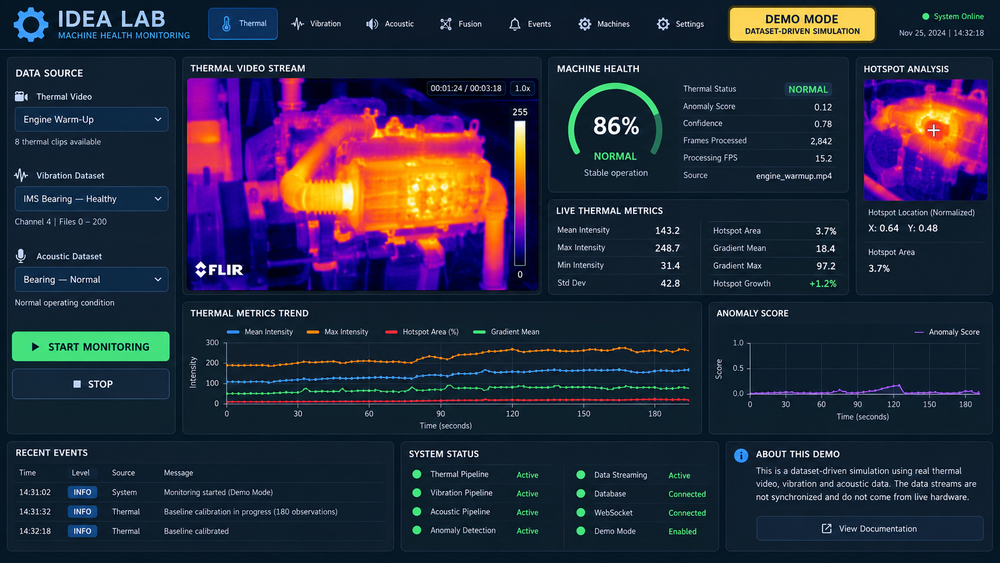
#> input picture ChatGPT Image Sep 16, 2026, 09_20_57 PM.png, 1000 x 563 px, shrunk from 1672 x 941 before the run
$ python -i features.py   (imports and definitions only)   (older library calls are emulated)
#> lines starting #> are read from the running program, lines starting #| are printed output that depends on the picture; after the words box and inside, x2 and y2 are one past the last pixel; in counts of white or black regions, pixels touching at a corner belong together
"""Thermal frame feature extraction.

Operates on intensity (grayscale) values. Since none of the current demo
videos carry radiometric calibration, all "intensity" values are relative
brightness, not degrees - callers must not present them as °C unless
`ThermalFrame.is_radiometric` is True.
"""
from __future__ import annotations

import cv2
import numpy as np
from pydantic import BaseModel


class ThermalFeatures(BaseModel):
    mean_intensity: float
    max_intensity: float
    min_intensity: float
    std_intensity: float
    hotspot_threshold: float
    hotspot_pixel_count: int
    hotspot_area_fraction: float
    hotspot_centroid_x: float | None = None
    hotspot_centroid_y: float | None = None
    gradient_mean: float
    gradient_max: float
    is_radiometric: bool = False


def _to_grayscale(image: np.ndarray) -> np.ndarray:
    if image.ndim == 2:
        return image.astype(np.float64)
    if image.ndim == 3 and image.shape[2] == 3:
        return cv2.cvtColor(image, cv2.COLOR_RGB2GRAY).astype(np.float64)
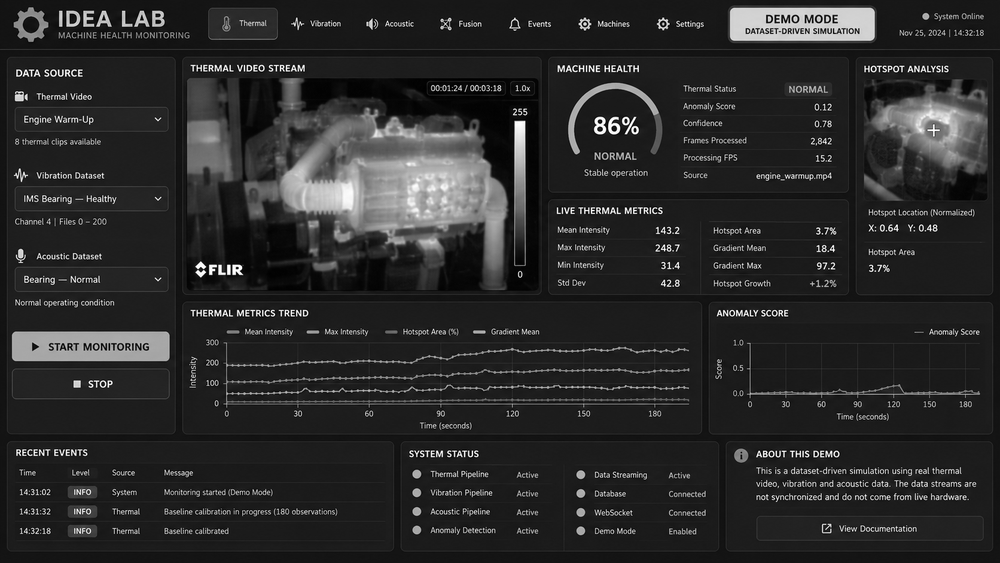
#> returned value: shape (563, 1000) float64; min 0, max 255, mean 42.6
    raise ValueError(f"Unsupported thermal frame shape: {image.shape}")


def extract_thermal_features(
    image: np.ndarray,
    hotspot_percentile: float = 99.0,
    is_radiometric: bool = False,
    roi: tuple[int, int, int, int] | None = None,  # (x, y, w, h)
) -> ThermalFeatures:
    """Extract statistical/spatial features from one thermal frame.

    `roi` restricts analysis to a sub-region (machine area) when set;
    otherwise the whole frame is analyzed.
    """
    gray = _to_grayscale(image)
    if roi is not None:
        x, y, w, h = roi
        gray = gray[y : y + h, x : x + w]

    if gray.size == 0:
        raise ValueError("Empty region for thermal feature extraction (check ROI bounds)")

    mean_intensity = float(np.mean(gray))
#> mean_intensity = 42.63
    max_intensity = float(np.max(gray))
#> max_intensity = 255
    min_intensity = float(np.min(gray))
#> min_intensity = 0
    std_intensity = float(np.std(gray))
#> std_intensity = 42.5

    threshold = float(np.percentile(gray, hotspot_percentile))
#> threshold = 210
    # Strict '>' rather than '>=': when the background is uniform (or has a
    # dominant repeated value), the percentile itself can land exactly on
    # that background value, which would otherwise flag the entire frame.
    hotspot_mask = gray > threshold
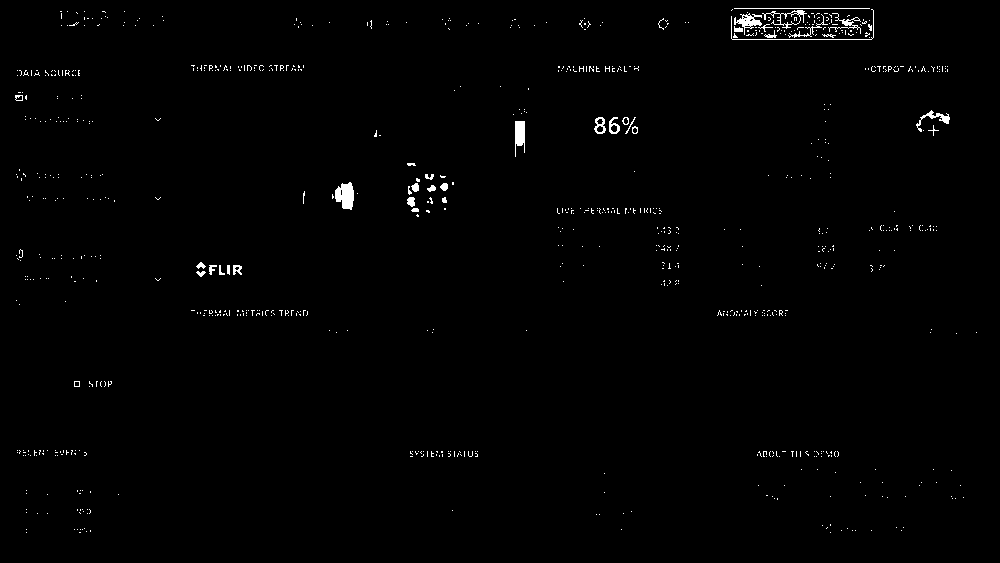
#> hotspot_mask: shape (563, 1000) bool; 0.9% white in thin lines or dots, all inside (x1, y1, x2, y2) = (15, 8, 977, 533)
    hotspot_pixel_count = int(np.count_nonzero(hotspot_mask))
#> hotspot_pixel_count = 5065
    hotspot_area_fraction = hotspot_pixel_count / gray.size
#> hotspot_area_fraction = 0.009

    centroid_x: float | None = None
    centroid_y: float | None = None
    if hotspot_pixel_count > 0:
        ys, xs = np.nonzero(hotspot_mask)
#> ys = 5065 values from 8 to 532; xs = 5065 values, max 976 at index 4625, min 15 at index 2023, mean 551.5
        centroid_x = float(np.mean(xs))
#> centroid_x = 551.5
        centroid_y = float(np.mean(ys))
#> centroid_y = 154.7

    grad_x = cv2.Sobel(gray, cv2.CV_64F, 1, 0, ksize=3)
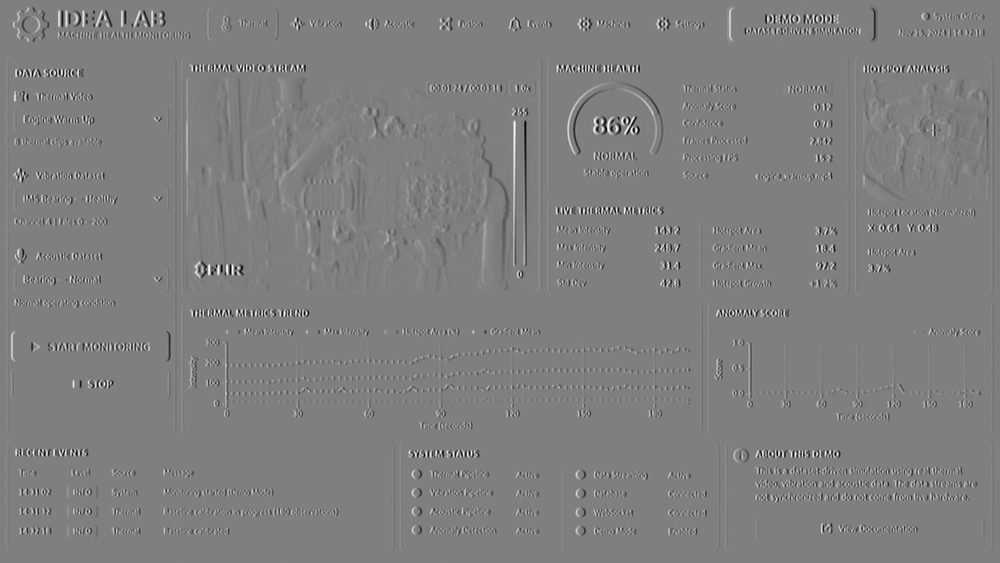
#> grad_x: shape (563, 1000) float64; min -1011, max 1010, mean 0; drawn with min black and max white
    grad_y = cv2.Sobel(gray, cv2.CV_64F, 0, 1, ksize=3)
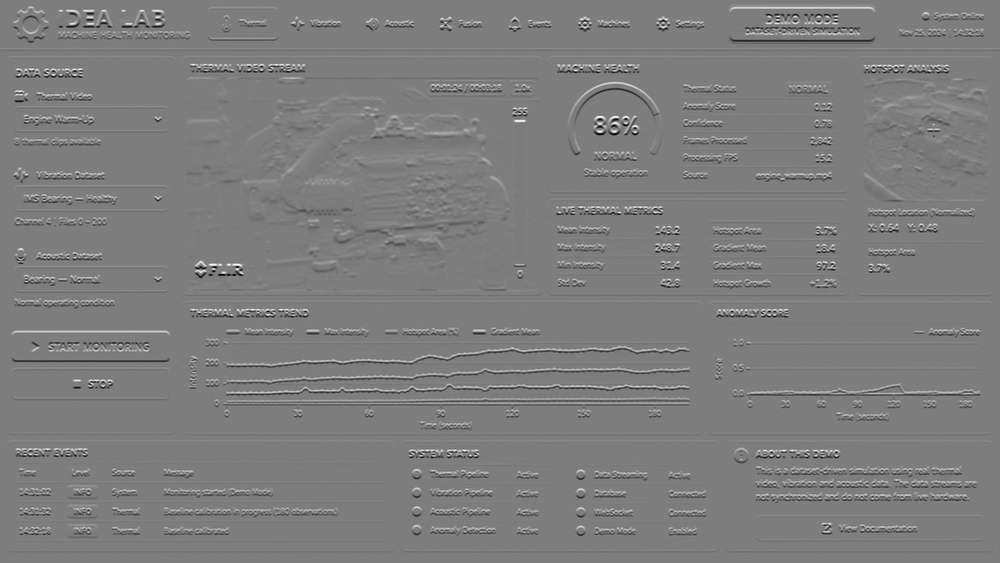
#> grad_y: shape (563, 1000) float64; min -976, max 1001, mean 0; drawn with min black and max white
    gradient_magnitude = np.hypot(grad_x, grad_y)
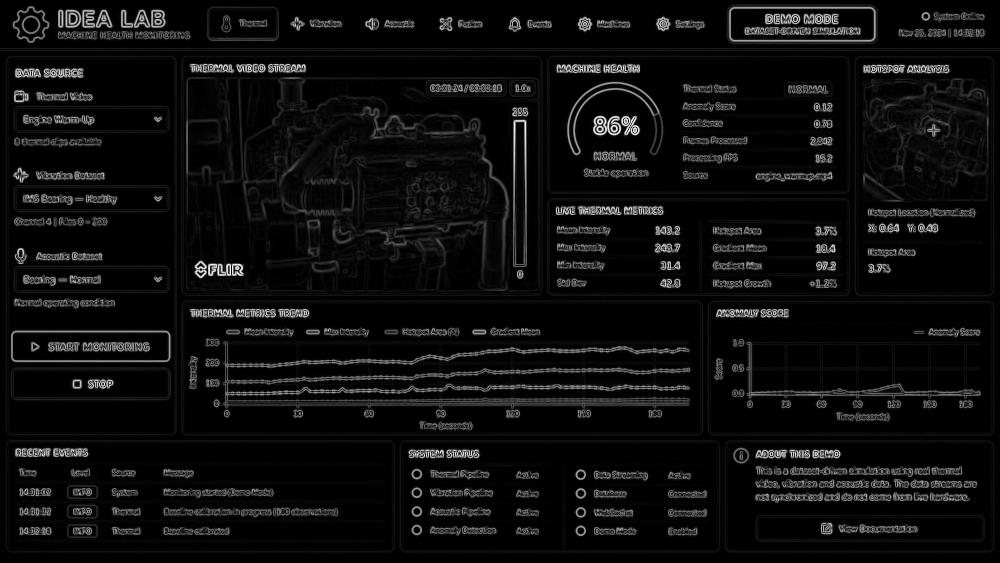
#> gradient_magnitude: shape (563, 1000) float64; min 0, max 1046.5, mean 60.6; drawn with min black and max white

#> (the run stopped early here; a loop or call above may not have finished)
